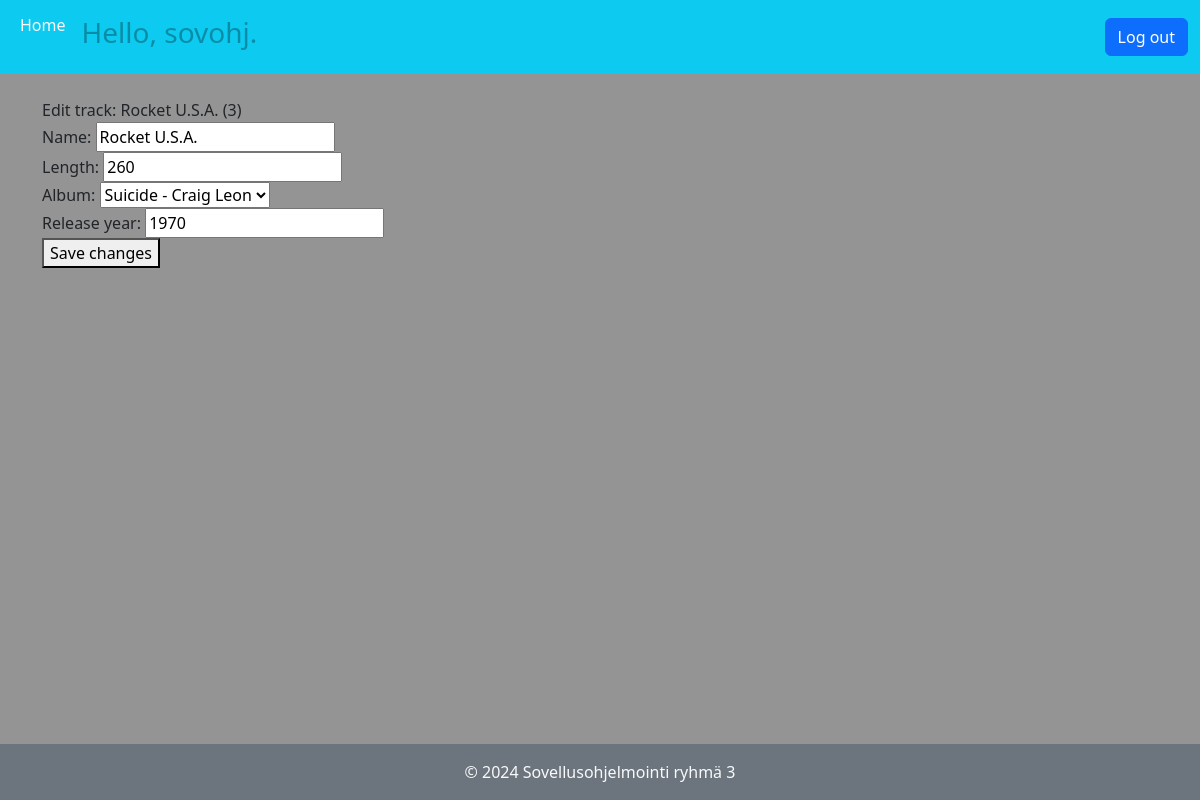
The page /edit_track/3/ (signed in) on the database its author committed.
### music_app/models.py (models this page shows, shortened)
class Track(models.Model):
    name = models.CharField(max_length=300)
    length = models.IntegerField(default=0) # Length in seconds
    artist = models.ForeignKey(Artist, on_delete=models.CASCADE, null=True)
    album = models.ForeignKey(Album, on_delete=models.SET_NULL, null=True)
    release_year = models.IntegerField(default=1900,
                                       validators=[
                                           MaxValueValidator(datetime.datetime.now().year),
                                           MinValueValidator(1900)
                                       ])

class Album(models.Model):
    name = models.CharField(max_length=300)
    release_year = models.IntegerField(default=1900,
                    validators=[
                        MaxValueValidator(datetime.datetime.now().year),
                        MinValueValidator(1900)])
    date_added = models.DateField(auto_now_add=True)
    artist = models.ForeignKey(Artist, on_delete=models.CASCADE)
    def __str__(self):
        return self.name + " - " + self.artist.name

class Artist(models.Model):
    name = models.CharField(max_length=100)

### music_app/views.py (the view)
# urls.py: path('edit_track/<int:track_id>/', views.edit_track, name='edit_track'),
@login_required
@user_passes_test(is_staff)
def edit_track(request, track_id):
    track = get_object_or_404(Track, id=track_id)
    if request.method != 'POST':
        form = TrackForm(instance=track, artist=track.artist.id)
    else:
        form = TrackForm(instance=track, data=request.POST, artist=track.artist.id)
        if form.is_valid():
            form.save()
            return redirect('music_app:track_details', track_id=track.id)
    context = {'track': track,
               'form': form}
    return render(request, 'music_app/edit_track.html', context)

### music_app/forms.py
class TrackForm(forms.ModelForm):
    class Meta:
        model = Track
        fields = ['name', 'length', 'album', 'release_year']
    def __init__(self, *args, artist, **kwargs):
        super().__init__(*args, **kwargs)
        self.fields['album'].empty_label = "None (Single)"  # Add an option for singles
        self.fields['album'].required = False  # Make the album field not required
        self.fields['album'].queryset = Album.objects.filter(artist=artist)

### music_app/views.py (called while the page is built)
def is_staff(user):
    return user.is_staff

### music_app/templates/music_app/edit_track.html (shortened to what this page needs)
{% extends "music_app/base.html" %}
{% block content %}
    <div>Edit track: {{ track.name }} ({{ track.id }})</div>
    <form action="{% url 'music_app:edit_track' track.id %}" method="post">
        {{ form.as_div }}
        <button name="submit">Save changes</button>
    </form>
{% endblock content %}

### music_app/templates/music_app/base.html (shortened to what this page needs)
<!DOCTYPE html>
<html lang="en">
<head>
    {% load bootstrap5 %}
    {% bootstrap_css %}
</head>
<body>
    <header>
        <nav class="navbar navbar-expand-lg navbar-info bg-info">
            <div class="container-fluid">
                <div class="collapse navbar-collapse" id="navbarNav">
                    <ul class="navbar-nav me-auto">
                        <li class="nav-item">
                            <a class="nav-link text-light h3" href="{% url 'music_app:index' %}">Home</a>
                        </li>
                        {% if user.is_authenticated %}
                            <li class="nav-item text-light h3">
                                <span class="nav-link disabled ">Hello, {{ user.username }}.</span>
                            </li>
                        {% endif %}
                    </ul>
                    {% if user.is_authenticated %}
                    <form action="{% url 'accounts:logout' %}" method="post" class="d-flex ms-auto">
                        <button class="btn btn-primary">Log out</button>
                    </form>
                    {% endif %}
                </div>
            </div>
        </nav>
    </header>
    <main class="container my-4">
        {% block content %}
        {% endblock %}
    </main>
    <footer class="bg-secondary text-center py-3">
        <p class="mb-0 text-light">&copy; 2024 Sovellusohjelmointi ryhmä 3</p>
    </footer>
</body>
</html>

### music_app/templates/music_app/base.html (style rules this page uses)
body { display: flex; flex-direction: column; min-height: 100vh; margin: 0; background-color: #949494 ; }
main { flex: 1; }

### rows shown on the page
Track: name "Rocket U.S.A.", id "3", length "260", album "Suicide - Craig Leon", release_year "1970"

### other values the page prints
{{ user.username }} "sovohj"
